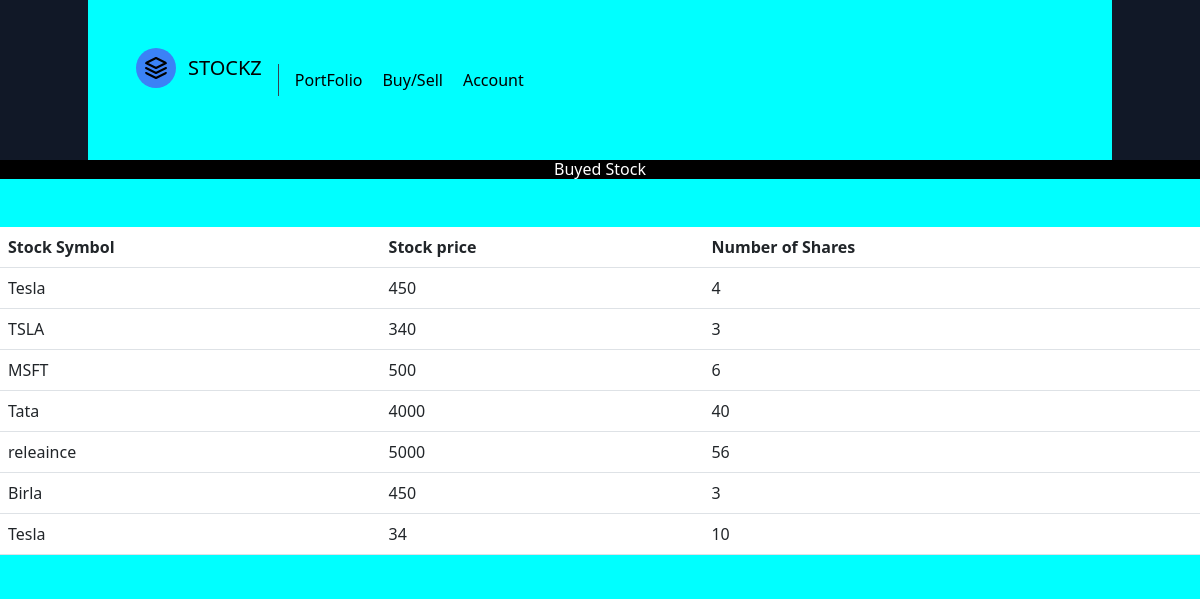
The page /account.html on the database its author committed.
### stock/models.py (models this page shows)
class Buy_Sell(models.Model):
    stock_symbol = models.CharField(max_length=100)
    stock_price = models.BigIntegerField()
    number_of_shares=models.BigIntegerField()

### stock/views.py (the view)
# urls.py: path('account.html' , views.account , name="account"),
def account(request):
    data=Buy_Sell.objects.all()
    print(data)
    return  render(request , 'account.html',{"message": data})

### templates/account.html (shortened to what this page needs)
<!DOCTYPE html>
<html>
    <head>
        <script src="https://cdn.tailwindcss.com"></script>
        <link rel="stylesheet" href="">
        <link href="https://cdn.jsdelivr.net/npm/bootstrap@5.3.0-alpha3/dist/css/bootstrap.min.css" rel="stylesheet">
    </head>
    <body>
        <header class="text-gray-400 bg-gray-900 body-font">
            <div class="container mx-auto flex flex-wrap p-5 flex-col md:flex-row items-center">
              <a class="flex title-font font-medium items-center text-white mb-4 md:mb-0">
                <svg xmlns="http://www.w3.org/2000/svg" fill="none" stroke="currentColor" stroke-linecap="round" stroke-linejoin="round" stroke-width="2" class="w-10 h-10 text-white p-2 bg-blue-500 rounded-full" viewBox="0 0 24 24">
                  <path d="M12 2L2 7l10 5 10-5-10-5zM2 17l10 5 10-5M2 12l10 5 10-5"></path>
                </svg>
                <span class="ml-3 text-xl">STOCKZ</span>
              </a>
              <nav class="md:mr-auto md:ml-4 md:py-1 md:pl-4 md:border-l md:border-gray-700	flex flex-wrap items-center text-base justify-center">
                <a class="mr-5 hover:text-white" href="portal.html">PortFolio</a>
                <a class="mr-5 hover:text-white" href="buy_sell.html">Buy/Sell</a>
                <a class="mr-5 hover:text-white" href="account.html">Account</a>
              </nav>
            </div>
          </header>
          <center>
           <div class="row">
             <div class="col-md-12">
              <h1 class="text-center ">Buyed Stock</h1>
              <br/>
              <br/>
              <table  class=" table">
                <thead class="thead-dark">
                  <tr>
                     <th>Stock Symbol</th>
                     <th>Stock price</th>
                     <th>Number of Shares</th>
                  </tr>
                  </thead>
                  <tbody>
                    {% for i in message %}
                      <tr>
                        <td>{{i.stock_symbol}}</td>
                        <td>{{i.stock_price}}</td>
                        <td>{{i.number_of_shares}}</td>
                      </tr>
                    {% endfor %}
                  </tbody>
                </table>
             </div>
            </div>
          </center>
    </body>
</html>

### templates/account.html (style rules this page uses)
* { background-color:aqua; color:black; }
h1 { font-size:30px; background-color:black; color:white; }

### rows shown on the page
Buy_Sell: stock_symbol "Tesla", stock_price "450", number_of_shares "4"
Buy_Sell: stock_symbol "TSLA", stock_price "340", number_of_shares "3"
Buy_Sell: stock_symbol "MSFT", stock_price "500", number_of_shares "6"
Buy_Sell: stock_symbol "Tata", stock_price "4000", number_of_shares "40"
Buy_Sell: stock_symbol "releaince", stock_price "5000", number_of_shares "56"
Buy_Sell: stock_symbol "Birla", stock_price "450", number_of_shares "3"
Buy_Sell: stock_symbol "Tesla", stock_price "34", number_of_shares "10"
